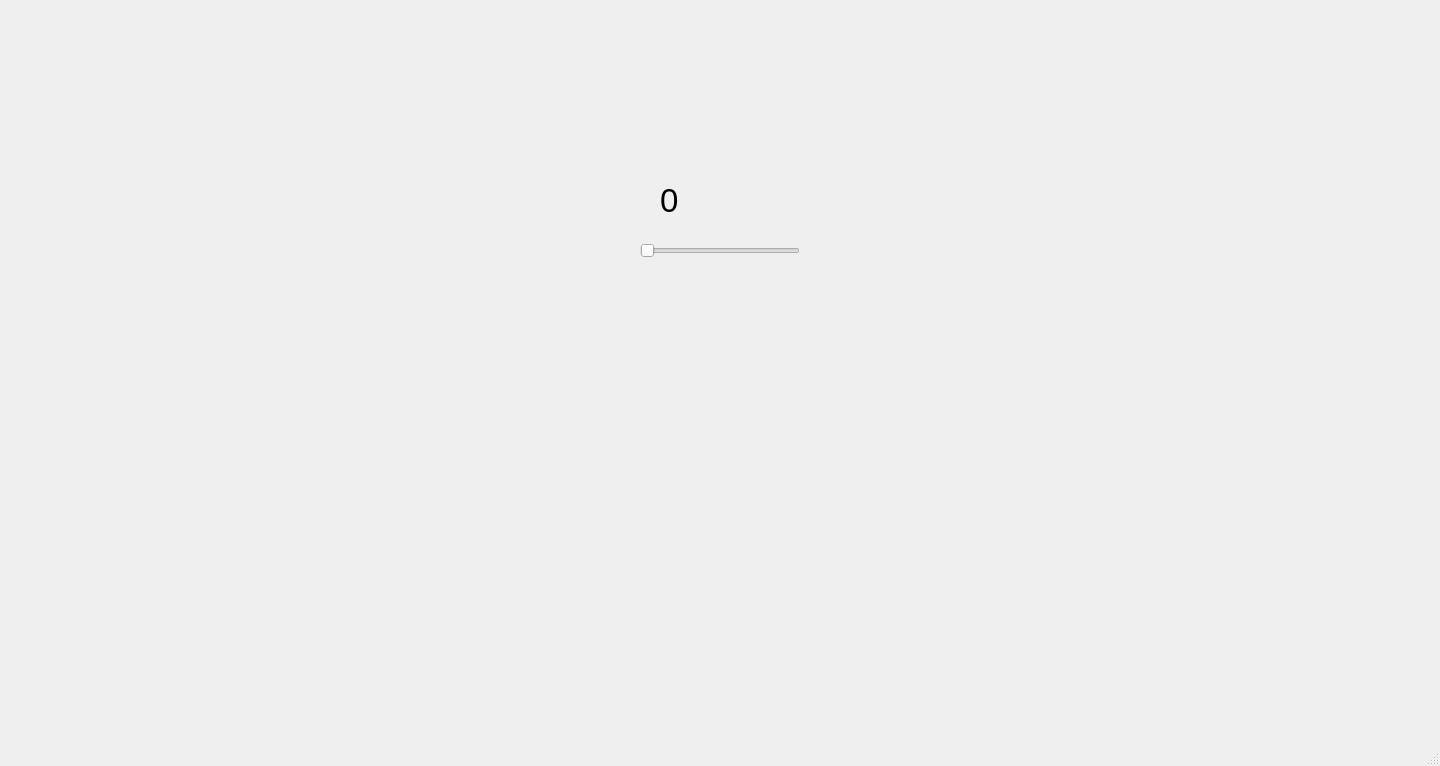
<?xml version="1.0" encoding="UTF-8"?>
<ui version="4.0">
 <class>MainWindow</class>
 <widget class="QMainWindow" name="MainWindow">
  <property name="geometry">
   <rect>
    <x>0</x>
    <y>0</y>
    <width>1440</width>
    <height>766</height>
   </rect>
  </property>
  <property name="windowTitle">
   <string>MainWindow</string>
  </property>
  <widget class="QWidget" name="centralwidget">
   <widget class="QSlider" name="horizontalSlider">
    <property name="geometry">
     <rect>
      <x>640</x>
      <y>240</y>
      <width>160</width>
      <height>22</height>
     </rect>
    </property>
    <property name="orientation">
     <enum>Qt::Horizontal</enum>
    </property>
   </widget>
   <widget class="QLabel" name="label">
    <property name="geometry">
     <rect>
      <x>660</x>
      <y>170</y>
      <width>121</width>
      <height>61</height>
     </rect>
    </property>
    <property name="font">
     <font>
      <pointsize>25</pointsize>
     </font>
    </property>
    <property name="text">
     <string>0</string>
    </property>
   </widget>
  </widget>
  <widget class="QMenuBar" name="menubar">
   <property name="geometry">
    <rect>
     <x>0</x>
     <y>0</y>
     <width>1440</width>
     <height>24</height>
    </rect>
   </property>
  </widget>
  <widget class="QStatusBar" name="statusbar"/>
 </widget>
 <resources/>
 <connections/>
</ui>
